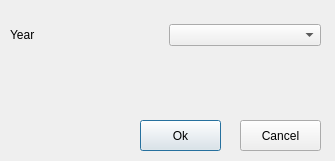
<?xml version="1.0" encoding="UTF-8"?>
<ui version="4.0">
 <class>Dialog</class>
 <widget class="QDialog" name="Dialog">
  <property name="geometry">
   <rect>
    <x>0</x>
    <y>0</y>
    <width>335</width>
    <height>161</height>
   </rect>
  </property>
  <property name="windowTitle">
   <string>Dialog</string>
  </property>
  <widget class="QWidget" name="gridLayoutWidget">
   <property name="geometry">
    <rect>
     <x>10</x>
     <y>10</y>
     <width>311</width>
     <height>51</height>
    </rect>
   </property>
   <layout class="QGridLayout" name="gridLayout">
    <item row="0" column="0">
     <widget class="QLabel" name="label">
      <property name="text">
       <string>Year</string>
      </property>
     </widget>
    </item>
    <item row="0" column="1">
     <widget class="QComboBox" name="comboBox"/>
    </item>
   </layout>
  </widget>
  <widget class="QPushButton" name="pushButton">
   <property name="geometry">
    <rect>
     <x>140</x>
     <y>120</y>
     <width>81</width>
     <height>31</height>
    </rect>
   </property>
   <property name="text">
    <string>Ok</string>
   </property>
  </widget>
  <widget class="QPushButton" name="pushButton_2">
   <property name="geometry">
    <rect>
     <x>240</x>
     <y>120</y>
     <width>81</width>
     <height>31</height>
    </rect>
   </property>
   <property name="text">
    <string>Cancel</string>
   </property>
  </widget>
 </widget>
 <resources/>
 <connections/>
</ui>
